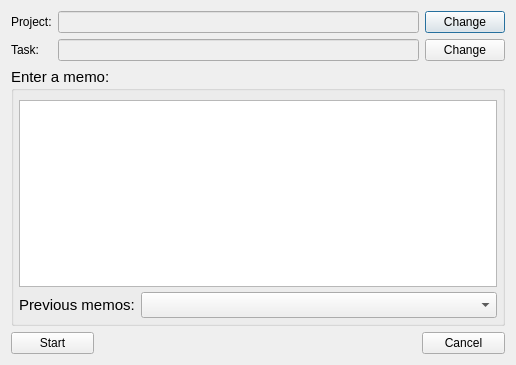
<?xml version="1.0" encoding="UTF-8"?>
<ui version="4.0">
 <class>Dialog</class>
 <widget class="QDialog" name="Dialog">
  <property name="geometry">
   <rect>
    <x>0</x>
    <y>0</y>
    <width>516</width>
    <height>365</height>
   </rect>
  </property>
  <property name="windowTitle">
   <string>Dialog</string>
  </property>
  <layout class="QVBoxLayout" name="verticalLayout">
   <item>
    <widget class="QWidget" name="trackingTargetWidget" native="true">
     <layout class="QGridLayout" name="gridLayout">
      <property name="margin">
       <number>0</number>
      </property>
      <property name="horizontalSpacing">
       <number>6</number>
      </property>
      <item row="0" column="0">
       <widget class="QLabel" name="label">
        <property name="text">
         <string>Project:</string>
        </property>
       </widget>
      </item>
      <item row="0" column="1">
       <widget class="QLineEdit" name="projectLineEdit">
        <property name="enabled">
         <bool>false</bool>
        </property>
       </widget>
      </item>
      <item row="0" column="2">
       <widget class="QPushButton" name="changeProjectPushButton">
        <property name="text">
         <string>Change</string>
        </property>
       </widget>
      </item>
      <item row="1" column="0">
       <widget class="QLabel" name="label_2">
        <property name="text">
         <string>Task:</string>
        </property>
       </widget>
      </item>
      <item row="1" column="1">
       <widget class="QLineEdit" name="taskLineEdit">
        <property name="enabled">
         <bool>false</bool>
        </property>
       </widget>
      </item>
      <item row="1" column="2">
       <widget class="QPushButton" name="changeTaskPushButton">
        <property name="text">
         <string>Change</string>
        </property>
       </widget>
      </item>
     </layout>
    </widget>
   </item>
   <item>
    <widget class="QGroupBox" name="memoGroupBox">
     <property name="font">
      <font>
       <pointsize>11</pointsize>
      </font>
     </property>
     <property name="statusTip">
      <string/>
     </property>
     <property name="whatsThis">
      <string/>
     </property>
     <property name="title">
      <string>Enter a memo:</string>
     </property>
     <layout class="QVBoxLayout" name="verticalLayout_2">
      <property name="spacing">
       <number>5</number>
      </property>
      <property name="leftMargin">
       <number>5</number>
      </property>
      <property name="topMargin">
       <number>9</number>
      </property>
      <property name="rightMargin">
       <number>5</number>
      </property>
      <property name="bottomMargin">
       <number>5</number>
      </property>
      <item>
       <widget class="QPlainTextEdit" name="memoPlainTextEdit">
        <property name="frameShadow">
         <enum>QFrame::Plain</enum>
        </property>
        <property name="plainText">
         <string/>
        </property>
       </widget>
      </item>
      <item>
       <widget class="QWidget" name="widget" native="true">
        <layout class="QHBoxLayout" name="horizontalLayout_2" stretch="10,50">
         <property name="margin">
          <number>0</number>
         </property>
         <item>
          <widget class="QLabel" name="label_3">
           <property name="text">
            <string>Previous memos:</string>
           </property>
          </widget>
         </item>
         <item>
          <widget class="QComboBox" name="previousMemosComboBox"/>
         </item>
        </layout>
       </widget>
      </item>
     </layout>
    </widget>
   </item>
   <item>
    <widget class="QWidget" name="actionButtonsWidget" native="true">
     <layout class="QHBoxLayout" name="horizontalLayout_5">
      <property name="spacing">
       <number>0</number>
      </property>
      <property name="margin">
       <number>0</number>
      </property>
      <item>
       <widget class="QPushButton" name="startButton">
        <property name="text">
         <string>Start</string>
        </property>
       </widget>
      </item>
      <item>
       <spacer name="horizontalSpacer">
        <property name="orientation">
         <enum>Qt::Horizontal</enum>
        </property>
        <property name="sizeType">
         <enum>QSizePolicy::Fixed</enum>
        </property>
        <property name="sizeHint" stdset="0">
         <size>
          <width>328</width>
          <height>20</height>
         </size>
        </property>
       </spacer>
      </item>
      <item>
       <widget class="QPushButton" name="cancelButton">
        <property name="text">
         <string>Cancel</string>
        </property>
       </widget>
      </item>
     </layout>
    </widget>
   </item>
  </layout>
 </widget>
 <resources/>
 <connections/>
</ui>
